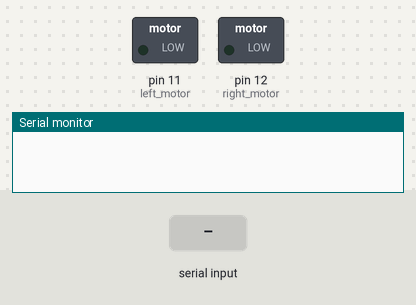
The sketch below on a simulated Arduino Uno, built with avr-gcc and run on an emulated ATmega328P. Shown: switched loads named in the sketch (green lamp = pin HIGH), the last lines printed to the serial monitor. The test bench sets the inputs (shaded band).

Above: at 1.2 s.
1.3 s: "W" received over Serial
At 2.5 s:
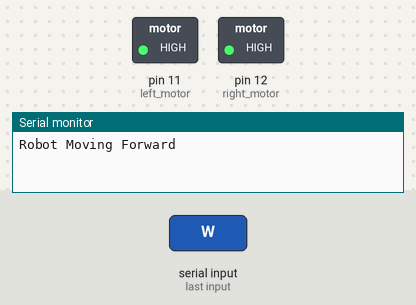
2.8 s: "A" received over Serial
At 3.7 s:
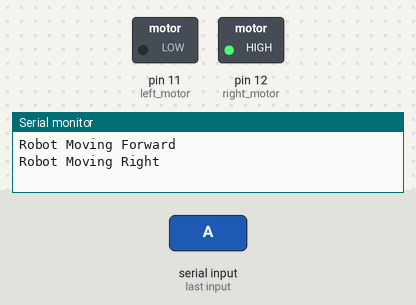
4.3 s: "D" received over Serial
At 4.8 s:
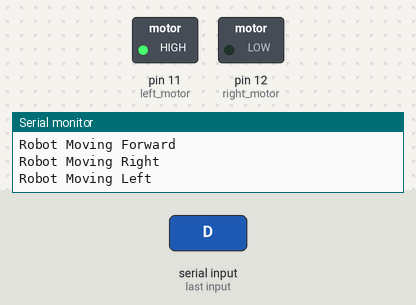
Timing chart, 0 to 7.3 s (numbered marks = the images above; inputs shaded):
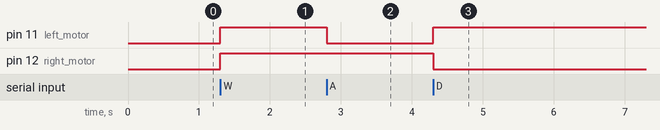

Measured:
- after the input at 1.3 s, pin 11 (left_motor), pin 12 (right_motor): LOW → HIGH at once
- after the input at 2.8 s, pin 11 (left_motor): HIGH → LOW at once
- after the input at 4.3 s, pin 11 (left_motor): LOW → HIGH at once; pin 12 (right_motor): HIGH → LOW at once

The sketch:

TWO_WHEEL_ROBOT.ino
```cpp
//by : KITHINJI A. MURIUNGI
// BLUETOOTH CONTROLLED ROBOT
//A 2-WHEELED ROBOT WITH CASTOR_WHEEL

int left_motor = 11;    // motors declaration
int right_motor = 12;

char value;

void setup()
{
  Serial.begin(9600);    //Serial communication starts

     //Motor Initialization as output
  pinMode(left_motor,OUTPUT);
  pinMode(right_motor,OUTPUT);
}

void loop()
{
 value=Serial.read();    //Reading serial value
 switch(value)           //Switch_case starts
{
   case'W':              //Moving Forward
   forward();
   Serial.println("Robot Moving Forward");
   break;

   case'S':              //Moving Backward
   backward();
   Serial.println("Robot Moving Backward");
   break;

   case'A':              //Moving RightSide
   right();
   Serial.println("Robot Moving Right");
   break;

   case'D':             //Moving LeftSide
   left();
   Serial.println("Robot Moving Left");
   break;

   case'X':             //Stopping Robot
   Stop();
   Serial.println("Robot Stopped");
   break;
  }

 //Left and Right motors will be operating
 //opposite to each other to produce a
 //smooth coordination between them
 // e.g: when m1=LOW, m2=HIGH

}
void forward()          //Moving Forward function
{
  digitalWrite(left_motor,HIGH);
  digitalWrite(right_motor,HIGH);
}

void backward()         //Moving Backward function
{
  digitalWrite(right_motor,HIGH);
  digitalWrite(left_motor,HIGH);
}

void right()            //Moving Right function
{
  digitalWrite(left_motor,LOW);
  digitalWrite(right_motor,HIGH);
}

void left()              //Moving Left function
{
  digitalWrite(left_motor,HIGH);
  digitalWrite(right_motor,LOW);
}

void Stop()              //Moving Stop function
{
  digitalWrite(left_motor,LOW);
  digitalWrite(right_motor,LOW);
}
```
